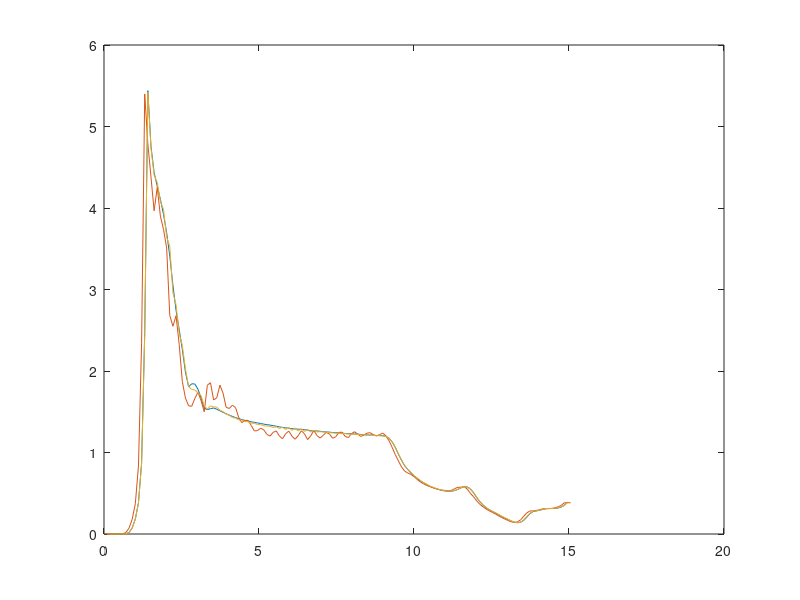

MATLAB code to generate this figure: (Note: this script raises an error after producing the figure.)
clear all; close all; clc;
%% 25 m mesh

x=[4.99999998e-13 7.36089466e-13 4.56715846e-11 1.25440422e-08
 1.66396433e-06 7.53136774e-05 1.28815556e-03 9.61740594e-03
 3.67698669e-02 9.18811709e-02 1.91141233e-01 4.35591012e-01
 1.23793626e+00 2.71993566e+00 2.37850118e+00 2.21734953e+00
 2.13345098e+00 2.05361366e+00 1.96068990e+00 1.84840763e+00
 1.70503891e+00 1.52706695e+00 1.37287629e+00 1.25546527e+00
 1.13325477e+00 9.93604422e-01 9.03563857e-01 9.21513855e-01
 9.20348167e-01 8.88080180e-01 8.33909154e-01 7.72925675e-01
 7.62875259e-01 7.69145906e-01 7.73060918e-01 7.65519738e-01
 7.56149709e-01 7.46793389e-01 7.37705410e-01 7.29188323e-01
 7.21208572e-01 7.14156449e-01 7.07869768e-01 7.01976001e-01
 6.96858227e-01 6.92594886e-01 6.88464105e-01 6.84814930e-01
 6.81378067e-01 6.77921832e-01 6.74073994e-01 6.70942783e-01
 6.68092728e-01 6.64825618e-01 6.61244035e-01 6.57143593e-01
 6.53970957e-01 6.51396930e-01 6.48595154e-01 6.46214664e-01
 6.44582748e-01 6.42896235e-01 6.42055750e-01 6.40168250e-01
 6.37691736e-01 6.33148551e-01 6.32380545e-01 6.32195413e-01
 6.30219519e-01 6.27292931e-01 6.26245618e-01 6.24984443e-01
 6.22142255e-01 6.22006059e-01 6.19897664e-01 6.18832648e-01
 6.16643488e-01 6.15761518e-01 6.14897132e-01 6.13352597e-01
 6.12995148e-01 6.10507369e-01 6.09020948e-01 6.07636988e-01
 6.07213676e-01 6.07553065e-01 6.04033887e-01 6.05201781e-01
 6.02733314e-01 5.98541379e-01 5.87732553e-01 5.64860761e-01
 5.31685293e-01 4.89068329e-01 4.51737553e-01 4.19155270e-01
 3.95477414e-01 3.74319196e-01 3.56022477e-01 3.40467483e-01
 3.25676560e-01 3.14160883e-01 3.03436697e-01 2.93195605e-01
 2.85477430e-01 2.77912855e-01 2.72151768e-01 2.67067879e-01
 2.63439208e-01 2.61876225e-01 2.62606204e-01 2.67086178e-01
 2.73980021e-01 2.83341795e-01 2.90621221e-01 2.88833708e-01
 2.75791109e-01 2.52762318e-01 2.23569438e-01 1.97951511e-01
 1.77292302e-01 1.61231920e-01 1.48752481e-01 1.38430163e-01
 1.28589377e-01 1.17663138e-01 1.06888473e-01 9.73418206e-02
 8.86963829e-02 7.99379051e-02 7.24008828e-02 6.90032244e-02
 7.22140893e-02 8.40234309e-02 1.04155846e-01 1.25438869e-01
 1.37634724e-01 1.41433835e-01 1.44870162e-01 1.50530457e-01
 1.55172318e-01 1.56306103e-01 1.55960381e-01 1.56816959e-01
 1.59680113e-01 1.65307030e-01 1.76585168e-01 1.95611790e-01];

 time = [0 0.0000000000e+00
20 1.0103926097e-01
40 2.0207852194e-01
60 3.0311778291e-01
80 4.0415704388e-01
100 5.0519630485e-01
120 6.0623556582e-01
140 7.0727482679e-01
160 8.0831408776e-01
180 9.0935334873e-01
200 1.0103926097e+00
220 1.1114318707e+00
240 1.2124711316e+00
260 1.3135103926e+00
280 1.4145496536e+00
300 1.5155889145e+00
320 1.6166281755e+00
340 1.7176674365e+00
360 1.8187066975e+00
380 1.9197459584e+00
400 2.0207852194e+00
420 2.1218244804e+00
440 2.2228637413e+00
460 2.3239030023e+00
480 2.4249422633e+00
500 2.5259815242e+00
520 2.6270207852e+00
540 2.7280600462e+00
560 2.8290993072e+00
580 2.9301385681e+00
600 3.0311778291e+00
620 3.1322170901e+00
640 3.2332563510e+00
660 3.3342956120e+00
680 3.4353348730e+00
700 3.5363741339e+00
720 3.6374133949e+00
740 3.7384526559e+00
760 3.8394919169e+00
780 3.9405311778e+00
800 4.0415704388e+00
820 4.1426096998e+00
840 4.2436489607e+00
860 4.3446882217e+00
880 4.4457274827e+00
900 4.5467667436e+00
920 4.6478060046e+00
940 4.7488452656e+00
960 4.8498845266e+00
980 4.9509237875e+00
1000 5.0519630485e+00
1020 5.1530023095e+00
1040 5.2540415704e+00
1060 5.3550808314e+00
1080 5.4561200924e+00
1100 5.5571593533e+00
1120 5.6581986143e+00
1140 5.7592378753e+00
1160 5.8602771363e+00
1180 5.9613163972e+00
1200 6.0623556582e+00
1220 6.1633949192e+00
1240 6.2644341801e+00
1260 6.3654734411e+00
1280 6.4665127021e+00
1300 6.5675519630e+00
1320 6.6685912240e+00
1340 6.7696304850e+00
1360 6.8706697460e+00
1380 6.9717090069e+00
1400 7.0727482679e+00
1420 7.1737875289e+00
1440 7.2748267898e+00
1460 7.3758660508e+00
1480 7.4769053118e+00
1500 7.5779445727e+00
1520 7.6789838337e+00
1540 7.7800230947e+00
1560 7.8810623557e+00
1580 7.9821016166e+00
1600 8.0831408776e+00
1620 8.1841801386e+00
1640 8.2852193995e+00
1660 8.3862586605e+00
1680 8.4872979215e+00
1700 8.5883371824e+00
1720 8.6893764434e+00
1740 8.7904157044e+00
1760 8.8914549654e+00
1780 8.9924942263e+00
1800 9.0935334873e+00
1820 9.1945727483e+00
1840 9.2956120092e+00
1860 9.3966512702e+00
1880 9.4976905312e+00
1900 9.5987297921e+00
1920 9.6997690531e+00
1940 9.8008083141e+00
1960 9.9018475751e+00
1980 1.0002886836e+01
2000 1.0103926097e+01
2020 1.0204965358e+01
2040 1.0306004619e+01
2060 1.0407043880e+01
2080 1.0508083141e+01
2100 1.0609122402e+01
2120 1.0710161663e+01
2140 1.0811200924e+01
2160 1.0912240185e+01
2180 1.1013279446e+01
2200 1.1114318707e+01
2220 1.1215357968e+01
2240 1.1316397229e+01
2260 1.1417436490e+01
2280 1.1518475751e+01
2300 1.1619515012e+01
2320 1.1720554273e+01
2340 1.1821593533e+01
2360 1.1922632794e+01
2380 1.2023672055e+01
2400 1.2124711316e+01
2420 1.2225750577e+01
2440 1.2326789838e+01
2460 1.2427829099e+01
2480 1.2528868360e+01
2500 1.2629907621e+01
2520 1.2730946882e+01
2540 1.2831986143e+01
2560 1.2933025404e+01
2580 1.3034064665e+01
2600 1.3135103926e+01
2620 1.3236143187e+01
2640 1.3337182448e+01
2660 1.3438221709e+01
2680 1.3539260970e+01
2700 1.3640300231e+01
2720 1.3741339492e+01
2740 1.3842378753e+01
2760 1.3943418014e+01
2780 1.4044457275e+01
2800 1.4145496536e+01
2820 1.4246535797e+01
2840 1.4347575058e+01
2860 1.4448614319e+01
2880 1.4549653580e+01
2900 1.4650692841e+01
2920 1.4751732102e+01
2940 1.4852771363e+01
2960 1.4953810624e+01];

 xa = reshape(x',37*4,1);
 plot(time(2:end,2),xa*2); hold on;
%% 100 m
x=[5.0000000e-13 7.3661227e-13 4.5669701e-11 1.2544041e-08 1.6639646e-06
 7.5313663e-05 1.2879953e-03 9.6009383e-03 3.6486041e-02 9.0260573e-02
 1.8550649e-01 4.1755819e-01 1.1710459e+00 2.6996448e+00 2.3927124e+00
 2.1903002e+00 1.9829391e+00 2.1269948e+00 1.9503220e+00 1.8686366e+00
 1.7547904e+00 1.3408226e+00 1.2742796e+00 1.3387966e+00 1.1639490e+00
 9.3633276e-01 8.3423847e-01 7.8703153e-01 7.8326070e-01 8.3173579e-01
 8.7003869e-01 8.1755710e-01 7.4987042e-01 9.1294646e-01 9.2810011e-01
 8.2246161e-01 8.3543080e-01 9.1315657e-01 8.6469370e-01 7.7691370e-01
 7.7030772e-01 7.9018402e-01 7.7540302e-01 7.1487021e-01 6.8290788e-01
 6.9660783e-01 6.9737417e-01 6.6617662e-01 6.3230151e-01 6.3438320e-01
 6.4930475e-01 6.3940489e-01 6.1148340e-01 6.0077477e-01 6.2328827e-01
 6.3240081e-01 6.0059702e-01 5.8490056e-01 6.1511606e-01 6.3158494e-01
 6.0051399e-01 5.8140492e-01 6.0319042e-01 6.3333529e-01 6.1479795e-01
 5.7927942e-01 6.0189337e-01 6.3532841e-01 6.0371077e-01 5.8870280e-01
 6.0578084e-01 6.2352252e-01 6.1305147e-01 5.8750808e-01 5.9674233e-01
 6.2335992e-01 6.2464935e-01 5.9894437e-01 5.9105438e-01 6.1561799e-01
 6.2741637e-01 6.1301345e-01 5.9846354e-01 6.0782266e-01 6.1863858e-01
 6.2165087e-01 6.0806519e-01 6.0125363e-01 6.0985857e-01 6.1899328e-01
 6.0211772e-01 5.7224929e-01 5.3122687e-01 4.8638627e-01 4.4800082e-01
 4.1072056e-01 3.8554662e-01 3.7378895e-01 3.6562103e-01 3.5126501e-01
 3.3517948e-01 3.1930172e-01 3.0837631e-01 2.9814294e-01 2.9103985e-01
 2.8396216e-01 2.7768910e-01 2.7303469e-01 2.6834273e-01 2.6755795e-01
 2.6562902e-01 2.6807883e-01 2.7891007e-01 2.8652930e-01 2.8711447e-01
 2.9066387e-01 2.7516758e-01 2.4895155e-01 2.2834460e-01 2.0318207e-01
 1.8203296e-01 1.6693953e-01 1.5366000e-01 1.4233784e-01 1.3239418e-01
 1.2258355e-01 1.1093930e-01 1.0096208e-01 9.1603652e-02 8.3037928e-02
 7.4952923e-02 7.1179859e-02 7.4469358e-02 8.6710364e-02 1.0892812e-01
 1.2981090e-01 1.4153586e-01 1.4182441e-01 1.4500923e-01 1.4831348e-01
 1.5442874e-01 1.5531865e-01 1.5594798e-01 1.5695469e-01 1.6123177e-01 
 1.6675612e-01 1.7591089e-01 1.9173825e-01 1.9173825e-01 1.9173825e-01];


 xa = reshape(x',30*5,1);
 plot([time(:,2); time(end,2)+0.1],xa*2);hold on;
  % xlim([0 1.7])

 %% 50 m
 x=[4.99999998e-13 7.34748525e-13 4.56698082e-11 1.25440422e-08
 1.66396433e-06 7.53135901e-05 1.28808583e-03 9.61141475e-03
 3.66722308e-02 9.13377777e-02 1.89296335e-01 4.29918855e-01
 1.21819937e+00 2.71162391e+00 2.36595416e+00 2.20108891e+00
 2.15727377e+00 2.03960013e+00 1.99194551e+00 1.82083225e+00
 1.76548612e+00 1.47962832e+00 1.40813494e+00 1.22919703e+00
 1.15799785e+00 1.01357937e+00 9.04232562e-01 8.87260735e-01
 8.83380234e-01 8.66287231e-01 8.48879218e-01 7.85806954e-01
 7.66690433e-01 7.86394179e-01 7.79843748e-01 7.79148281e-01
 7.59161413e-01 7.50854850e-01 7.35125303e-01 7.29363501e-01
 7.14017689e-01 7.11481929e-01 6.99563980e-01 6.99633002e-01
 6.89278543e-01 6.89398587e-01 6.79731905e-01 6.78910017e-01
 6.72096729e-01 6.70890510e-01 6.63536787e-01 6.62317932e-01
 6.61275327e-01 6.53029144e-01 6.57909930e-01 6.47122025e-01
 6.55011594e-01 6.40839040e-01 6.53543890e-01 6.35125041e-01
 6.50477111e-01 6.32205367e-01 6.45767868e-01 6.28805518e-01
 6.42847776e-01 6.24782801e-01 6.36627018e-01 6.25600278e-01
 6.27896309e-01 6.25987530e-01 6.23821199e-01 6.21295333e-01
 6.20731771e-01 6.18244708e-01 6.19114459e-01 6.15077317e-01
 6.16744101e-01 6.12610400e-01 6.13800585e-01 6.11319423e-01
 6.11640632e-01 6.08507216e-01 6.08643591e-01 6.06826127e-01
 6.05928838e-01 6.05456471e-01 6.03180647e-01 6.03078008e-01
 6.00959122e-01 5.98240614e-01 5.86797595e-01 5.65903962e-01
 5.31557560e-01 4.90915239e-01 4.52530295e-01 4.19367403e-01
 3.96667510e-01 3.77244920e-01 3.57736439e-01 3.43022704e-01
 3.28799337e-01 3.14883709e-01 3.06151927e-01 2.94569314e-01
 2.87373751e-01 2.79940546e-01 2.73224622e-01 2.69823372e-01
 2.64328986e-01 2.63758779e-01 2.64223218e-01 2.67535657e-01
 2.74437547e-01 2.83913463e-01 2.90606737e-01 2.87960351e-01
 2.75309384e-01 2.53982037e-01 2.26510137e-01 1.99622571e-01
 1.78873509e-01 1.63080886e-01 1.49626702e-01 1.39761224e-01
 1.30474508e-01 1.19929850e-01 1.09221384e-01 9.94748175e-02
 8.99540409e-02 8.06526467e-02 7.27451444e-02 6.93517104e-02
 7.30440244e-02 8.55564550e-02 1.06533214e-01 1.28084898e-01
 1.39543369e-01 1.42524824e-01 1.45558253e-01 1.51291698e-01
 1.56112611e-01 1.57028541e-01 1.56722307e-01 1.58113018e-01
 1.61535189e-01 1.66568726e-01 1.76151842e-01 1.92867562e-01];

 xa = reshape(x',37*4,1);
 plot(time(2:end,2),xa*2)
 %%
 for i = 1 : 121
 filename = join(['./data/25m/data_2d_25m_' num2str(i-1) '.txt']);
 data = readmatrix(filename);
 time_Moose(i) = data(1,1);
 sliprate(i) = data(501,3);
 end

%  plot(time_Moose,sliprate,'--k');
%  hold on;
%  plot(time_Moose2,sliprate2,'--m');
%  hold on;
%  plot(time_Moose3,sliprate3,'--r');
%  legend("2nd-order","1st-order","exact-form",'fontsize',12)
%  xlim([0,1.5])
%  hold on;
%  plot(time_Moose4,sliprate4,'-.k');
%  hold on;
%  plot(time_Moose5,sliprate5,'-.m');
%  hold on;
%  plot(time_Moose6,sliprate6,'-.r');
%  legend("2nd-order","1st-order","exact-form",'fontsize',12)
%  xlim([0,1.5])
%  hold on;
% plot(time_Moose8,sliprate8,'--b');
% hold on;
plot(time_Moose,sliprate,'-.b');
hold on;
% plot(time_Moose11,sliprate11,'-.m');
% legend("100m","50m",'fontsize',12)
xlim([0,3.0])

legend("ugunca - 25m","ugunca - 100m","ugunca - 50m","tangent-jump-rate-newton","fontsize",12)
